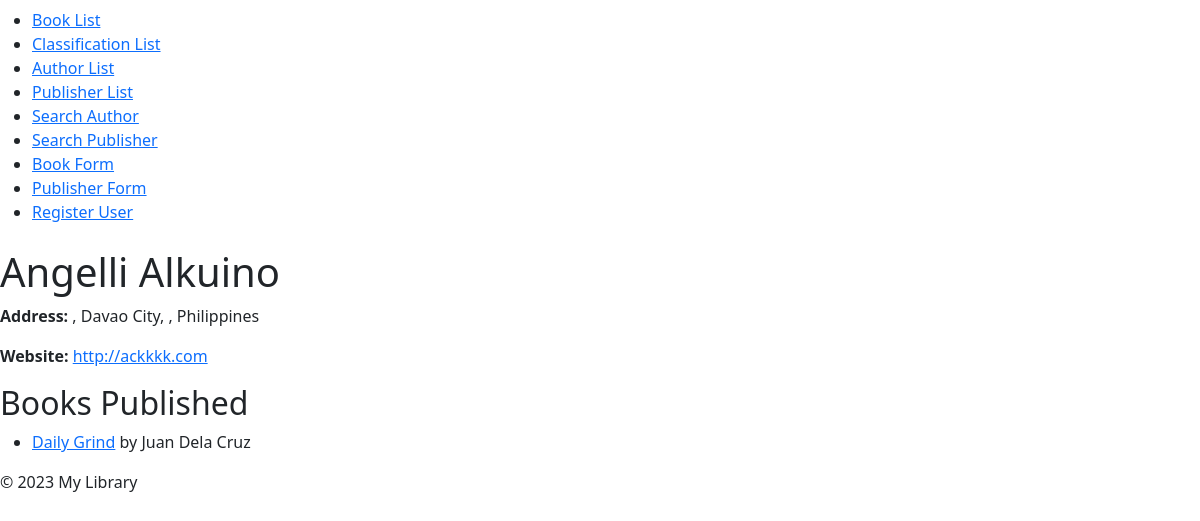
The app's page /publishers/1/, older data.
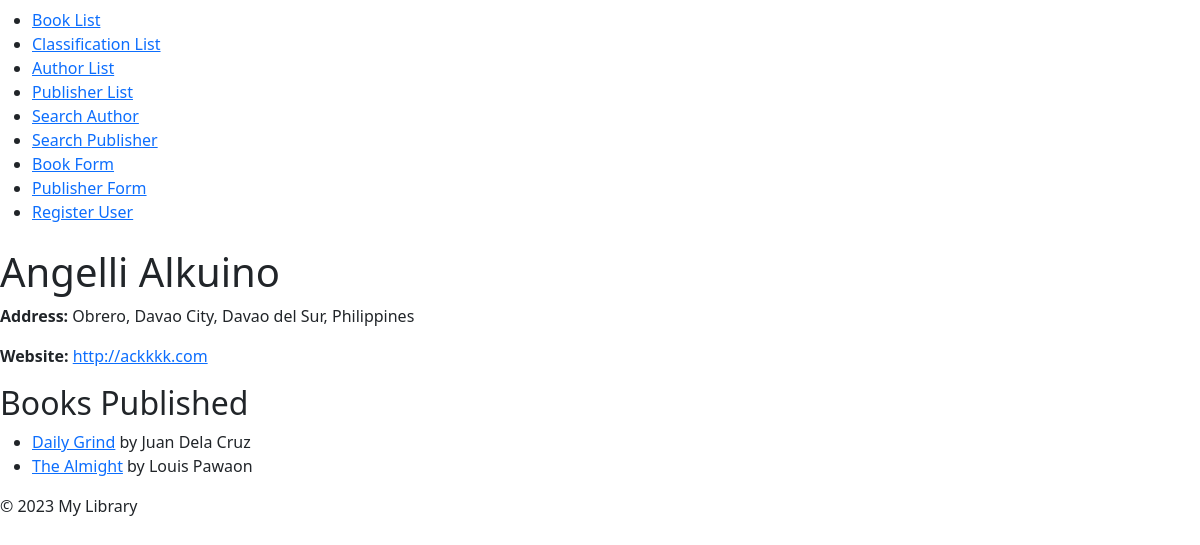
The same page, newer data.
### exercises/models.py (models this page shows, shortened)
class Publisher(models.Model):
    name = models.CharField(max_length=30)
    address = models.CharField(max_length=30)
    city = models.CharField(max_length=60)
    state_province = models.CharField(max_length=30)
    country = models.CharField(max_length=50)
    website = models.URLField()
    class Meta:
        verbose_name = _("Publisher")
        verbose_name_plural = _("Publishers")

class Book (models.Model):
    title = models.CharField(max_length=255)
    authors = models.ManyToManyField('exercises.Author')
    publisher = models.ForeignKey(
        "exercises.Publisher",
        on_delete=models.CASCADE
    )
    publication_date = models.DateField()
    def was_published_recently(self):
        date_today = timezone.now().date()
        return self.publication_date >= date_today - timedelta(day=1)
    was_published_recently.admin_order_field = "publication_date"
    was_published_recently.boolean=True
    was_published_recently.short_description = "Published recently?"
    class Meta:
        verbose_name = _("Book")
        verbose_name_plural = _("Books")

class Author (models.Model):
    first_name = models.CharField(max_length=30)
    last_name = models.CharField(max_length=30)
    email = models.EmailField(verbose_name="e-mail")
    class Meta:
        verbose_name = _("Author")
        verbose_name_plural = _("Authors")
    def __str__(self):
        return f"{self.first_name} {self.last_name}"

### exercises/views.py (the view)
# urls.py: path('publishers/<int:publisher_id>/', publisher_detail, name='publisher_detail'),
def publisher_detail(request, publisher_id):
    publisher = get_object_or_404(Publisher, pk=publisher_id)
    return render(request, 'publisher_detail.html', {'publisher': publisher})

### exercises/templates/publisher_detail.html
{% extends 'base.html' %}
{% block content %}
  <h1>{{ publisher.name }}</h1>
  <p><strong>Address:</strong> {{ publisher.address }}, {{ publisher.city }}, {{ publisher.state_province }}, {{ publisher.country }}</p>
  <p><strong>Website:</strong> <a href="{{ publisher.website }}">{{ publisher.website }}</a></p>
  <h2>Books Published</h2>
  <ul>
    {% for book in publisher.book_set.all %}
      <li>
        <a href="{% url 'book_detail' book.id %}">{{ book.title }}</a> by
        {% for author in book.authors.all %}
          {{ author }}{% if not forloop.last %}, {% endif %}
        {% endfor %}
      </li>
    {% empty %}
      <li>No books published by this publisher.</li>
    {% endfor %}
  </ul>
{% endblock %}

### exercises/templates/base.html (shortened to what this page needs)
<!DOCTYPE html>
<html lang="en">
<head>
    <link href="https://cdn.jsdelivr.net/npm/bootstrap@5.0.2/dist/css/bootstrap.min.css" rel="stylesheet">
</head>
<body>
    <div>
        <nav class="navbar">
            <ul>
            <li><a href="{% url 'book_list' %}">Book List</a></li>
            <li><a href="{% url 'classification_list' %}">Classification List</a></li>
            <li><a href="{% url 'author_list' %}">Author List</a></li>
            <li><a href="{% url 'publisher_list' %}">Publisher List</a></li>
            <li><a href="{% url 'author_search' %}">Search Author</a></li>
            <li><a href="{% url 'publisher_search' %}">Search Publisher</a></li>
            <li><a href="{% url 'book_form' %}">Book Form</a></li>
            <li><a href="{% url 'publisher_form' %}">Publisher Form</a></li>
            <li><a href="{% url 'register' %}">Register User</a></li>
            </ul>
        </nav>
    </div>
    <main>
        {% block content %}
        {% endblock %}
    </main>
    <footer>
        &copy; 2023 My Library
    </footer>
</body>
</html>

Row changes from the older to the newer data that the page shows:
changed Publisher "Angelli Alkuino": address (not shown) → "Obrero"; state_province (not shown) → "Davao del Sur"
added Book: title "The Almight"
added Author: first_name+last_name "Louis Pawaon", shown under "The Almight"
